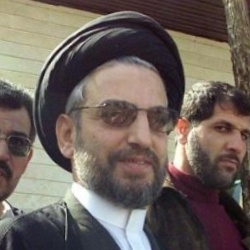
#> input picture dataset/lfw_funneled/Abdel_Aziz_Al-Hakim/Abdel_Aziz_Al-Hakim_0001.jpg, 250 x 250 px; its folder holds only this picture in this run
$ jupyter execute main.ipynb   (shell and % lines are left out)
#> lines starting #> are read from the running program, lines starting #| are printed output that depends on the picture
[cell 1]
import os
import matplotlib.pyplot as plt
import pandas as pd
import numpy as np
import cv2
from sklearn.model_selection import train_test_split

dataset_path = "../dataset/lfw_funneled/"

[cell 2]
# from imutils import paths
# imagePaths = list(paths.list_images(dataset_path))
# imagePaths

[cell 3]
people = []
features = []
for person in os.listdir(dataset_path):
    path = os.path.join(dataset_path,person)
    label = person

    for img in os.listdir(path):
        imgPath = os.path.join(path, img)
        person_img = cv2.imread(imgPath)
#> person_img is the input picture: shape (250, 250, 3); mean B, G, R 93.1, 99.6, 110.5
        person_img = cv2.cvtColor(person_img, cv2.COLOR_BGR2RGB)
        try:
            # change shape according to your need
            person_img = cv2.resize(person_img,(100,100))
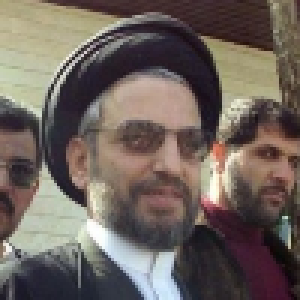
#> person_img: shape (100, 100, 3) (shown 3 times larger); mean R, G, B 110.5, 99.5, 93.1
            image = np.array(person_img).flatten()
            people.append(person)
            features.append(image)
        except Exception as e:
            pass
#> pass 2 of the loop `for person in os.listdir(dataset_path):`:
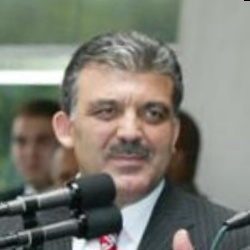
#> input picture dataset/lfw_funneled/Abdullah_Gul/Abdullah_Gul_0006.jpg, 250 x 250 px
#> person_img is the input picture: shape (250, 250, 3); mean B, G, R 115.2, 125, 125.3
#> `person_img = cv2.resize(person_img,(100,100))`:
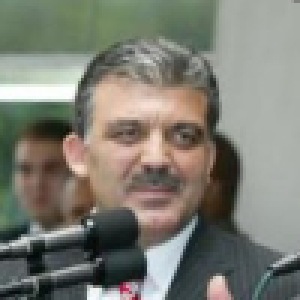
#> person_img: shape (100, 100, 3) (shown 3 times larger); mean R, G, B 125.3, 125, 115.1
#> pass 3 of the loop `for person in os.listdir(dataset_path):`:
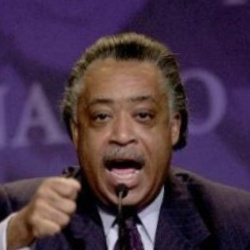
#> input picture dataset/lfw_funneled/Al_Sharpton/Al_Sharpton_0005.jpg, 250 x 250 px
#> person_img is the input picture: shape (250, 250, 3); mean B, G, R 71.8, 52.5, 73.5
#> `person_img = cv2.resize(person_img,(100,100))`:
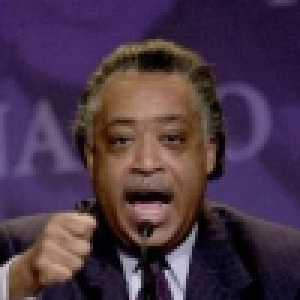
#> person_img: shape (100, 100, 3) (shown 3 times larger); mean R, G, B 73.4, 52.4, 71.7
